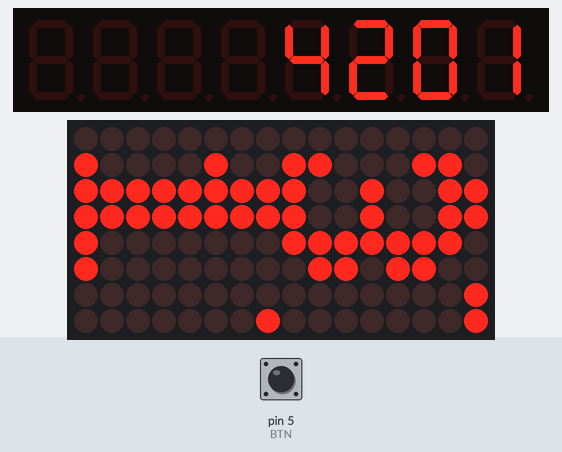
Bench run of a sketch on a simulated Arduino Uno, built with avr-gcc and run on an emulated ATmega328P. On the bench: 8-digit seven-segment display, 16×8 LED matrix. Inputs (shaded band) come from the test bench; at power-on: pin 5 (BTN) HIGH. The local clock reads 2024-03-15 10:24:30 at power-on unless the sketch sets it.

Above: at 1.2 s.
1.3 s: pin 5 (BTN) pulled LOW for 3.2 s
At 1.56 s:
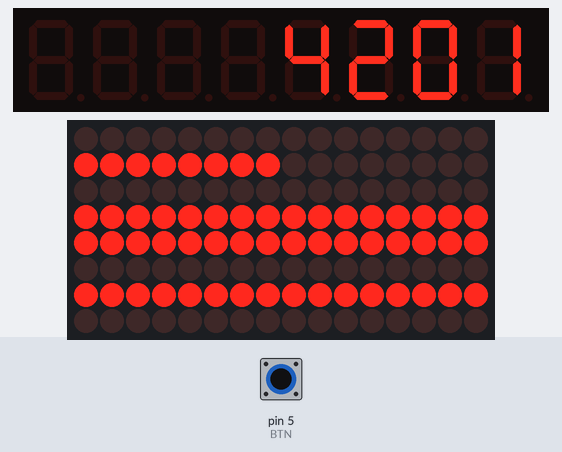
6.0 s: pin 5 (BTN) pulled LOW for 0.15 s
At 6.13 s:
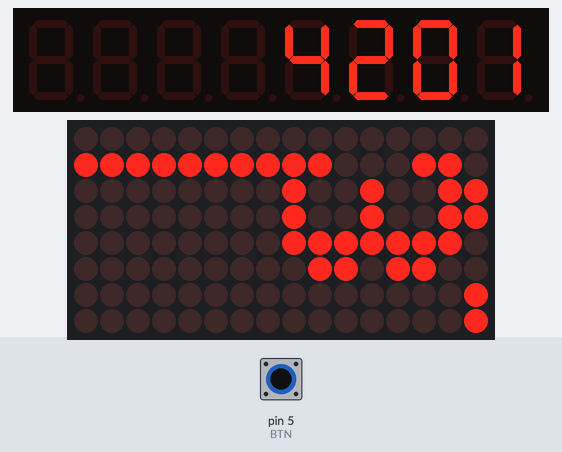
9.1 s: pin 5 (BTN) pulled LOW for 1 s
At 9.91 s:
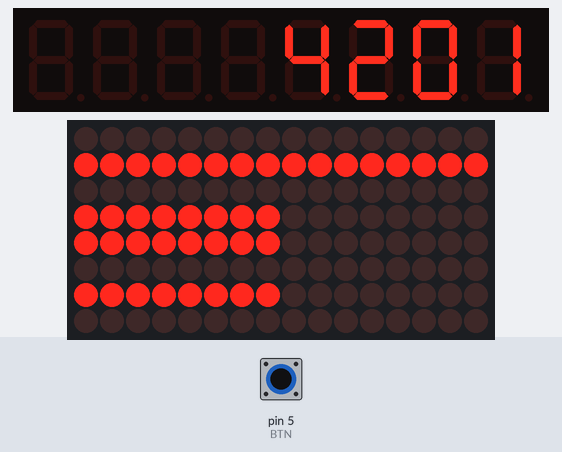
11.6 s: pin 5 (BTN) pulled LOW for 0.15 s
At 11.74 s:
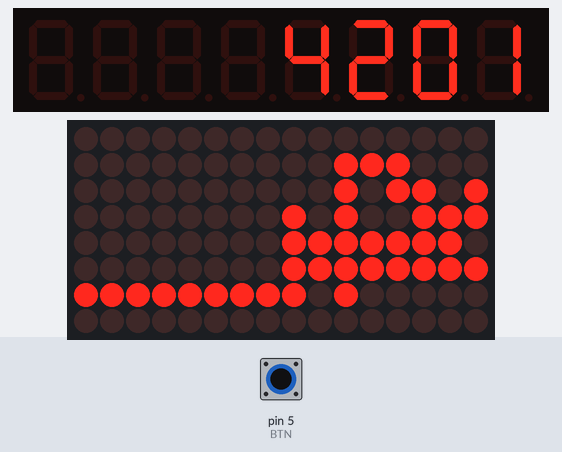
14.7 s: pin 5 (BTN) pulled LOW for 3.2 s
At 18.8 s:
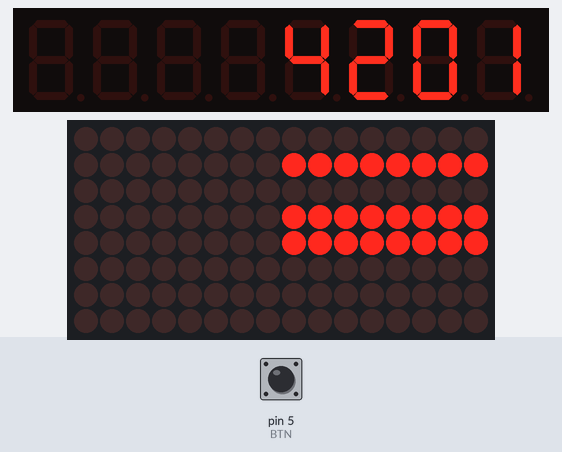
19.4 s: pin 5 (BTN) pulled LOW for 1 s
At 20.25 s:
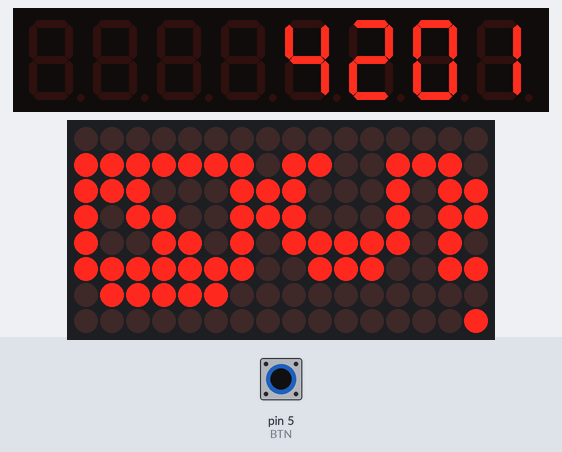
Timing chart, 0 to 22.4 s (numbered marks = the images above; inputs shaded):
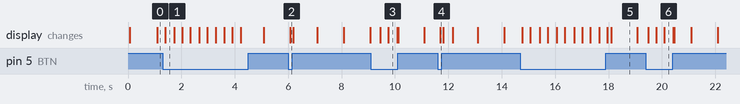

The sketch:

8x8And7Seg.ino
```cpp
#include <LedControl.h>
#include <max7219.h>
#include "Wire.h"
#include "RTClib.h"

#define LEFT 0
#define RIGHT 1
#define CLK_PIN 13
#define DATA_PIN 11
#define MAX_DEVICES 2
#define CS_PIN 3
#define BTN 5


int intToChar = 48;
int hour = 0;
int minutes = 0;
int seconds = 0;
long currentMillis = millis();
long lastMillis = currentMillis;
bool isBinaryMode = false;

int on = 0xff;
int off = 0x00;

char daysOfTheWeek[7][12] = {"Sunday", "Monday", "Tuesday", "Wednesday", "Thursday", "Friday", "Saturday"};
int zero[] = {0x7c,0xfe,0xe3,0xb3,0x9a,0xfe,0x7c,0x0};
int one[] = {0x80,0x84,0xff,0xff,0x80,0x80,0x0,0x1};
int two[] = {0xc4,0xe6,0xb3,0x93,0xde,0xcc,0x1,0x0};
int three[] = {0x44,0xc6,0x93,0x93,0xfe,0x6c,0x1,0x1};
int four[] = {0x30,0x38,0x2d,0xa7,0xfe,0xff,0xa0,0x0};
int five[] = {0x4e,0xce,0x8b,0x8b,0xfa,0x73,0x0,0x1};
int six[] = {0x78,0xfc,0x97,0x93,0xf2,0x61,0x1,0x0};
int seven[] = {0x6,0x6,0xe3,0xf3,0x1e,0xf,0x1,0x1};
int eight[] = {0x6c,0xfe,0x93,0x93,0xff,0x6c,0x0,0x0};
int nine[] = {0xc,0x9e,0x93,0xd3,0x7f,0x3c,0x0,0x1};

RTC_DS1307 rtc;
MAX7219 max7219;
LedControl myDisplay(DATA_PIN, CLK_PIN, CS_PIN, MAX_DEVICES);

int binaryImage[] = {0,0,0,0,0,0};


void setup() {
  // Intialize the object
  pinMode(BTN, INPUT_PULLUP);
  myDisplay.shutdown(0, false);
  myDisplay.shutdown(1, false);
  myDisplay.setIntensity(0, 6);
  myDisplay.setIntensity(1, 6);
  myDisplay.clearDisplay(0);
  myDisplay.clearDisplay(1);
  max7219.Begin();

  if (! rtc.begin()) {
    pinMode(8,OUTPUT);
    digitalWrite(8,HIGH);
    while(1) delay(10);
  }

  if(!rtc.isrunning())
        rtc.adjust(DateTime(F(__DATE__), F(__TIME__)));
  updateTime();

}

int setBinaryFmt(){
  for(int i = 0; i < 6; i++){
    binaryImage[i] = ((seconds >> i) & 1);
  }
}

//void incTime(){
//  minutes += minutes < 59 ? 1 : -59;
//  if(minutes == 0)
//    hour += hour < 12 ? 1 : -11;
//}

void updateTime() {
  DateTime now = rtc.now();
  minutes = int(now.minute());
  seconds = int(now.second());
  hour = now.hour() < 12 ? int(now.hour()) : int(now.hour())-12;
}


void showTime(){
  max7219.Clear();
  int a = floor(hour / 10);
  a+= intToChar;
  max7219.DisplayChar(0,a,false);
  int b = hour % 10;
  b+= intToChar;
  max7219.DisplayChar(1,b,false);
  int c = floor(minutes / 10);
  c+= intToChar;
  max7219.DisplayChar(2,c,false);
  int d = minutes % 10;
  d+= intToChar;
  max7219.DisplayChar(3 ,d,false);
//  Serial.println("Time shown");
  delay(30);
}

void binaryMode() {
  setBinaryFmt();
  //right side first
  myDisplay.setRow(0,0,off);
  myDisplay.setRow(0,1,binaryImage[2] > 0 ? on : off);
  myDisplay.setRow(0,2,off);
  myDisplay.setRow(0,3,binaryImage[1] > 0 ? on : off);
  myDisplay.setRow(0,4,binaryImage[1] > 0 ? on : off);
  myDisplay.setRow(0,5,off);
  myDisplay.setRow(0,6,binaryImage[0] > 0 ? on : off);
  myDisplay.setRow(0,7,off);
  delay(10);

  //left side now
  myDisplay.setRow(1,0,off);
  myDisplay.setRow(1,1,binaryImage[5] > 0 ? on : off);
  myDisplay.setRow(1,2,off);
  myDisplay.setRow(1,3,binaryImage[4] > 0 ? on : off);
  myDisplay.setRow(1,4,binaryImage[4] > 0 ? on : off);
  myDisplay.setRow(1,5,off);
  myDisplay.setRow(1,6,binaryImage[3] > 0 ? on : off);
  myDisplay.setRow(1,7,off);

  delay(10);
}

int getNumber(int num, int row){
//  int tempNum = 0;
  switch(num){
    case 0: return zero[row];
    case 1: return one[row];
    case 2: return two[row];
    case 3: return three[row];
    case 4: return four[row];
    case 5: return five[row];
    case 6: return six[row];
    case 7: return seven[row];
    case 8: return eight[row];
    case 9: return nine[row];
    default: return zero[0];
    }
}

void decimalMode() {
  int right = seconds % 10;
  for(int j = 7; j > 0; j--)
    myDisplay.setRow(0,j,getNumber(right,j));
  delay(10);

  int left = floor(seconds/10);
  for(int i = 7; i > 0; i--)
    myDisplay.setRow(1,i,getNumber(left,i));
  delay(10);

}

//void updateSeconds(){
//  currentMillis = millis();
//  if (currentMillis - lastMillis > 990) {
//    seconds += seconds < 59 ? 1 : -59;
//    if(seconds == 0){
//      incTime();
//    }
//    lastMillis = currentMillis;
//  }
//}


void loop() {
  showTime();

  if (isBinaryMode)
    binaryMode();
  else
    decimalMode();
  if(digitalRead(BTN) == LOW){
    delay(5);
    if(digitalRead(BTN) == LOW){
      isBinaryMode = !isBinaryMode;
    }
  }
  updateTime();
  delay(10);
}
```

Measured:
- after the input at 1.3 s, the display: changes after 0.10 s (image 1)
- after the input at 6.0 s, the display: changes after 0.08 s (image 2)
- after the input at 9.1 s, the display: first changes after 0.34 s (image 3 shows a later state)
- after the input at 11.6 s, the display: changes after 0.10 s (image 4)
- after the input at 14.7 s, the display: first changes after 0.07 s (image 5 shows a later state)
- after the input at 19.4 s, the display: first changes after 0.09 s (image 6 shows a later state)
- what the display in image 5 shows lasts 1.0 s, from 18.1 s to 19.1 s
